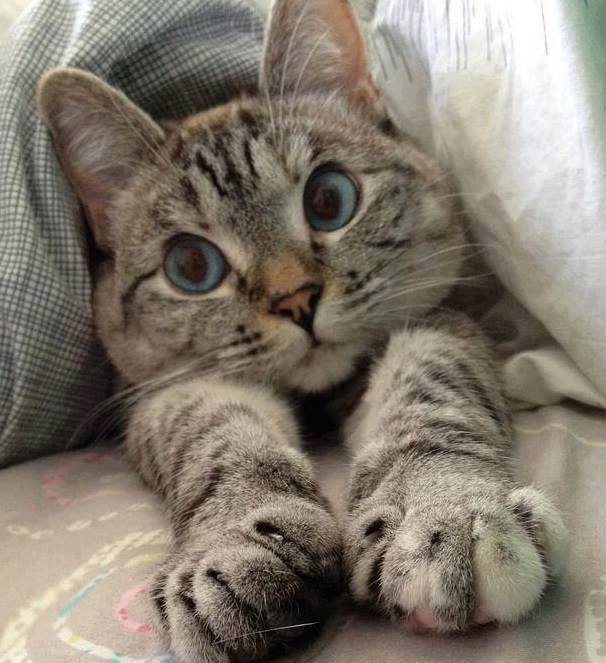
#> input picture hw2/image.jpg, 606 x 663 px
$ jupyter execute hw2.ipynb
#> lines starting #> are read from the running program, lines starting #| are printed output that depends on the picture
# Кластеризация
__Суммарное количество баллов: 10__

__Решение отправлять на `ml.course.practice@gmail.com`__

__Тема письма: `[ML][MS][HW02] <ФИО>`, где вместо `<ФИО>` указаны фамилия и имя__

В этом домашнем задании предлагается реализовать три различных метода кластеризации, понять, в каких случаях стоит применять те или иные методы, а так же применить один из алгоритмов к задаче уменьшения цветности изображения.

[cell 1]
from sklearn.neighbors import KDTree
from sklearn.datasets import make_blobs, make_moons, make_swiss_roll
import numpy as np
import random
import matplotlib.pyplot as plt
import matplotlib
import copy
import cv2
from collections import deque
from typing import NoReturn

[cell 2]
def visualize_clasters(X, labels):
    unique_labels = np.unique(labels)
    unique_colors = np.random.random((len(unique_labels), 3))
    colors = [unique_colors[l] for l in labels]
    plt.figure(figsize=(9, 9))
    plt.scatter(X[:, 0], X[:, 1], c=colors)
    plt.show()
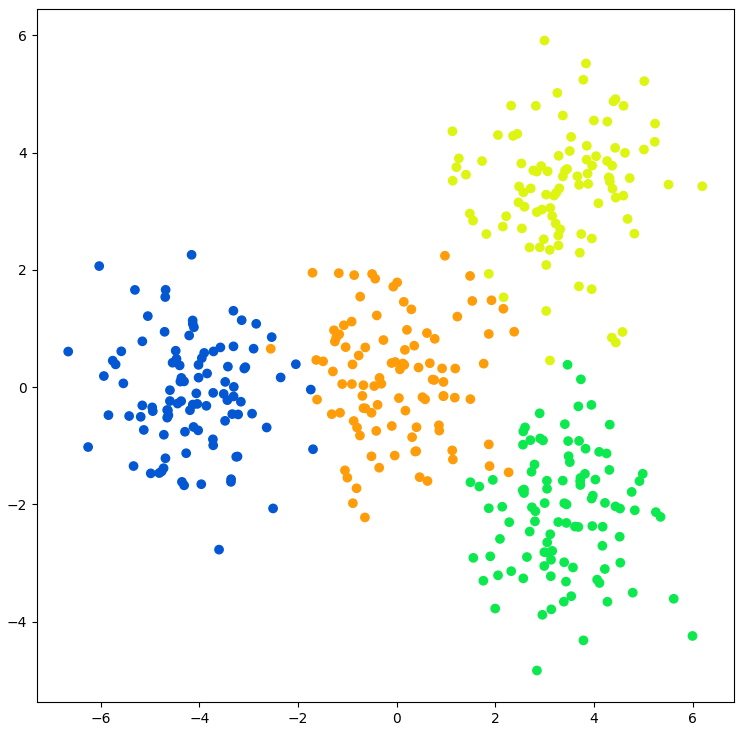
#> figure drawn by matplotlib, 1 panel

# [12 lines left out: function clusters_statistics, not called in this run]

Генерируем два синтетических набора данных для кластеризации. Далее будем тестировать наши алгоритмы на них.

[cell 3]
X_1, true_labels = make_blobs(400, 2, centers=[[0, 0], [-4, 0], [3.5, 3.5], [3.5, -2.0]])
visualize_clasters(X_1, true_labels)
X_2, true_labels = make_moons(400, noise=0.075)
visualize_clasters(X_2, true_labels)
#> in visualize_clasters (call 2), `plt.show()`:
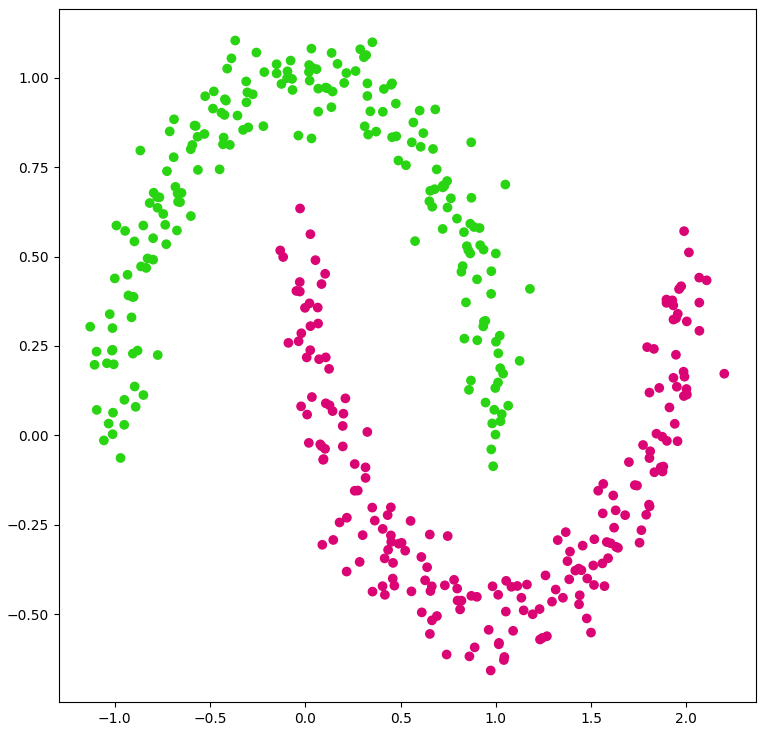
#> figure drawn by matplotlib, 1 panel

### Задание 1 (3 балла)
Первый метод, который предлагается реализовать - метод K средних.

#### Описание методов
`fit(X, y=None)` ищет и запоминает в `self.centroids` центроиды кластеров для набора данных.
`predict(X)` для каждого элемента из `X` возвращает номер кластера, к которому относится данный элемент.

#### Инициализация кластеров
Есть несколько вариантов инициализации кластеров. Нужно реализовать их все:
1. `random` - центроиды кластеров являются случайными точками
2. `sample` - центроиды кластеров выбираются случайно из набора данных
3. `k-means++` - центроиды кластеров инициализируются при помощи метода K-means++

__Не забудте реинициализировать пустые кластеры!__

[cell 4]
class KMeans:
    def __init__(self, n_clusters: int, init: str = "random",
                 max_iter: int = 300):
        """

        Parameters
        ----------
        n_clusters : int
            Число итоговых кластеров при кластеризации.
        init : str
            Способ инициализации кластеров. Один из трех вариантов:
            1. random --- центроиды кластеров являются случайными точками,
            2. sample --- центроиды кластеров выбираются случайно из  X,
            3. k-means++ --- центроиды кластеров инициализируются
                при помощи метода K-means++.
        max_iter : int
            Максимальное число итераций для kmeans.

        """

        self.n_clusters = n_clusters
        self.init = init
        self.max_iter = max_iter
        self.centroids = None
        self.prev_centroids = None

    def _init_centroids(self, k, reinit=False):
#> called with k = 4, reinit = False
        n = self.X.shape[0]

        if self.init == 'random':
            x_min = np.min(self.X, axis=0)
            x_max = np.max(self.X, axis=0)
            centroids = np.random.uniform(x_min, x_max, size=(k, self.X.shape[1]))

        elif self.init == 'sample':
            ind = np.random.choice(n, k)
            centroids = self.X[ind]

        elif self.init == 'k-means++':

            if reinit:
                m = self.distances[n, self.cur_clusters]
                m_sq = (m ** 2) / np.sum(m ** 2)
                centroids = np.random.choice(n, size=1, p = m_sq)

            else:
                first_centroid = np.random.choice(n, size=1)
                centroids = np.array(self.X[first_centroid])
                m = np.full(n, np.inf)

                for i in range(k - 1):
                    dist = np.linalg.norm(self.X - centroids[i], axis=1)

                    m = np.min((m, dist), axis=0)
                    m_sq = (m ** 2) / np.sum(m ** 2)

                    new_centroid = np.random.choice(n, size=1, p = m_sq)
                    centroids = np.vstack([centroids, self.X[new_centroid]])

        else:
            raise ValueError('Incorrect method for centroids initialization')

        return centroids


    def fit(self, X: np.array, y = None) -> NoReturn:
        """
        Ищет и запоминает в self.centroids центроиды кластеров для X.

        Parameters
        ----------
        X : np.array
            Набор данных, который необходимо кластеризовать.
        y : Ignored
            Не используемый параметр, аналогично sklearn
            (в sklearn считается, что все функции fit обязаны принимать
            параметры X и y, даже если y не используется).

        """
        self.X = X.copy()
        n = self.X.shape[0]
        self.cur_clusters = np.zeros(n)
        self.distances = np.zeros(shape=(self.n_clusters, n))
        self.centroids = self._init_centroids(k=self.n_clusters)

        for i in range(self.max_iter):

            for cluster in range(self.n_clusters):
                centroid = self.centroids[cluster]

                #  recalc distances
                self.distances[cluster] = np.linalg.norm(self.X - centroid, axis=1)

            #  choose nearest centroid
            self.cur_clusters = np.argmin(self.distances, axis=0)

            used = np.unique(self.cur_clusters)
            diff = np.setdiff1d(np.arange(self.n_clusters), used)

            #  reinitialize centroids
            for i in diff:
                self.centroids[i] = self._init_centroids(k=1, reinit=True)

            #  recalc centroids
            for cluster in range(self.n_clusters):
                xs = self.X[self.cur_clusters == cluster]
                if xs.shape[0]:
                    self.centroids[cluster] = np.array(np.mean(xs, axis=0))


    def predict(self, X: np.array) -> np.array:
        """
        Для каждого элемента из X возвращает номер кластера,
        к которому относится данный элемент.

        Parameters
        ----------
        X : np.array
            Набор данных, для элементов которого находятся ближайшие кластера.

        Return
        ------
        labels : np.array
            Вектор индексов ближайших кластеров
            (по одному индексу для каждого элемента из X).

        """

        pred_clusters = np.zeros(X.shape[0])

        for i, x in enumerate(X):
            nearest = np.argmin(np.linalg.norm(self.centroids - x, axis=1))
            pred_clusters[i] = nearest

        return pred_clusters.astype('int')

Протестируйте алгоритм на синтетических данных. При необходимости подберите гиперпараметры для достижения лучшего качества кластеризации.

[cell 5]
kmeans = KMeans(n_clusters=4, init='k-means++', max_iter=1000)
kmeans.fit(X_1)
labels = kmeans.predict(X_1)
visualize_clasters(X_1, labels)
#> in visualize_clasters (call 3), `plt.show()`:
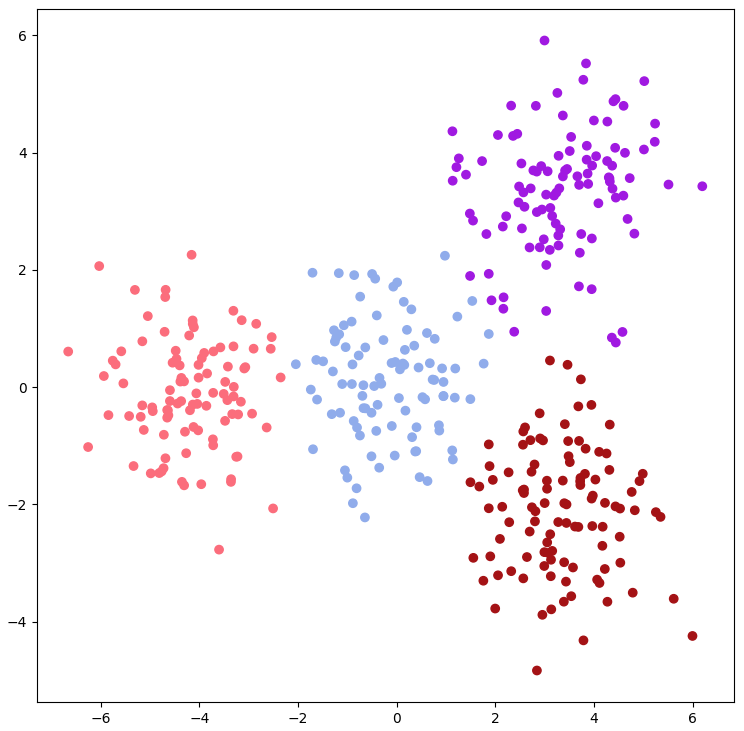
#> figure drawn by matplotlib, 1 panel

kmeans = KMeans(n_clusters=2, init='k-means++')
kmeans.fit(X_2)
labels = kmeans.predict(X_2)
visualize_clasters(X_2, labels)
#> in visualize_clasters (call 4), `plt.show()`:
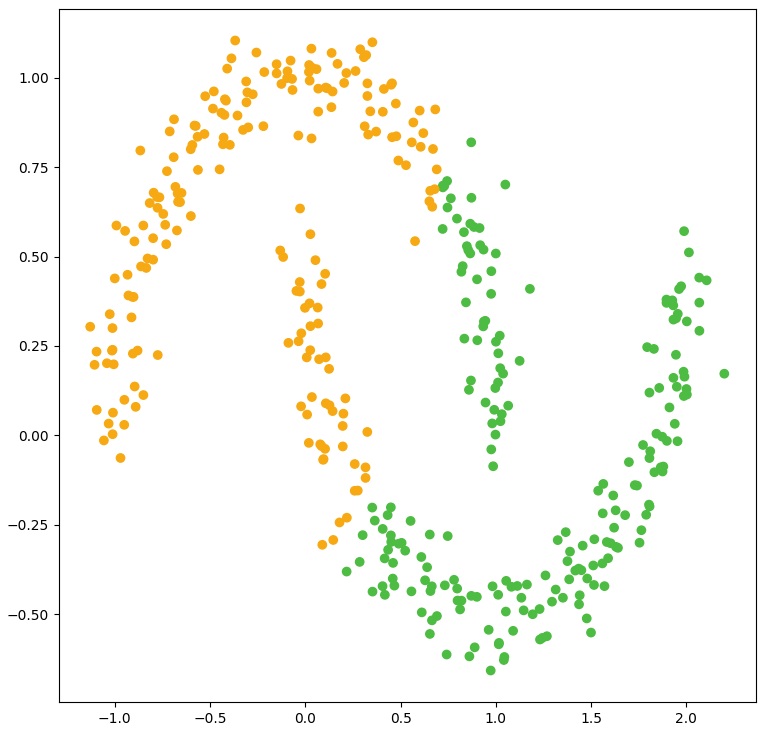
#> figure drawn by matplotlib, 1 panel

### Задание 2 (2 балла)
В отличии от K-means, DBScan не позволяет задать количество кластеров, на которое будут разбиты данные. Руководствуясь геометрической интерпретацией, он позволяет выделять кластеры более сложной формы.

#### Описание методов
`fit_predict(X, y=None)` для каждого элемента `X` возвращает метку кластера, к которому он относится.

#### Возможные метрики
* `euclidean`
* `manhattan`
* `chebyshev`

__Для быстрого поиска соседей используйте `sklearn.neighbors.KDTree`__

[cell 6]
class DBScan:
    def __init__(self, eps: float = 0.5, min_samples: int = 5,
                 leaf_size: int = 40, metric: str = "euclidean"):
        """

        Parameters
        ----------
        eps : float, min_samples : int
            Параметры для определения core samples.
            Core samples --- элементы, у которых в eps-окрестности есть
            хотя бы min_samples других точек.
        metric : str
            Метрика, используемая для вычисления расстояния между двумя точками.
            Один из трех вариантов:
            1. euclidean
            2. manhattan
            3. chebyshev
        leaf_size : int
            Минимальный размер листа для KDTree.

        """
        self.eps = eps
        self.leaf_size = leaf_size
        self.min_samples = min_samples
        self.metric = metric


    def fit_predict(self, X: np.array, y = None) -> np.array:
        """
        Кластеризует элементы из X,
        для каждого возвращает индекс соотв. кластера.
        Parameters
        ----------
        X : np.array
            Набор данных, который необходимо кластеризовать.
        y : Ignored
            Не используемый параметр, аналогично sklearn
            (в sklearn считается, что все функции fit_predict обязаны принимать
            параметры X и y, даже если y не используется).
        Return
        ------
        labels : np.array
            Вектор индексов кластеров
            (Для каждой точки из X индекс соотв. кластера).

        """
        tree = KDTree(X, leaf_size=self.leaf_size, metric=self.metric)
        adjacency = tree.query_radius(X, r=self.eps)
        outliers = np.array([])
        n = X.shape[0]
        core_samples = np.full(n, False)

        clusters = np.full(n, np.inf)
        color = 0

        for el in range(n):

            if clusters[el] != np.inf:
                continue

            if adjacency[el].shape[0] < self.min_samples:
                clusters[el] = -1
                continue

            queue = deque()
            queue.appendleft(el)
            clusters[el] = color

            while queue:
                point = queue.pop()
                for neigh in adjacency[point]:
                    if clusters[neigh] == np.inf:
                        clusters[neigh] = color
                        if adjacency[neigh].shape[0] < self.min_samples:
                            continue
                        queue.appendleft(neigh)
            color += 1


        repl = np.max(clusters[clusters!=-1]) + 1
        clusters = np.where(clusters == -1, repl, clusters).astype('int')

        return clusters

[cell 7]
dbscan = DBScan(eps=0.6, min_samples=7, metric='manhattan')
labels = dbscan.fit_predict(X_1)
visualize_clasters(X_1, labels)
#> in visualize_clasters (call 5), `plt.show()`:
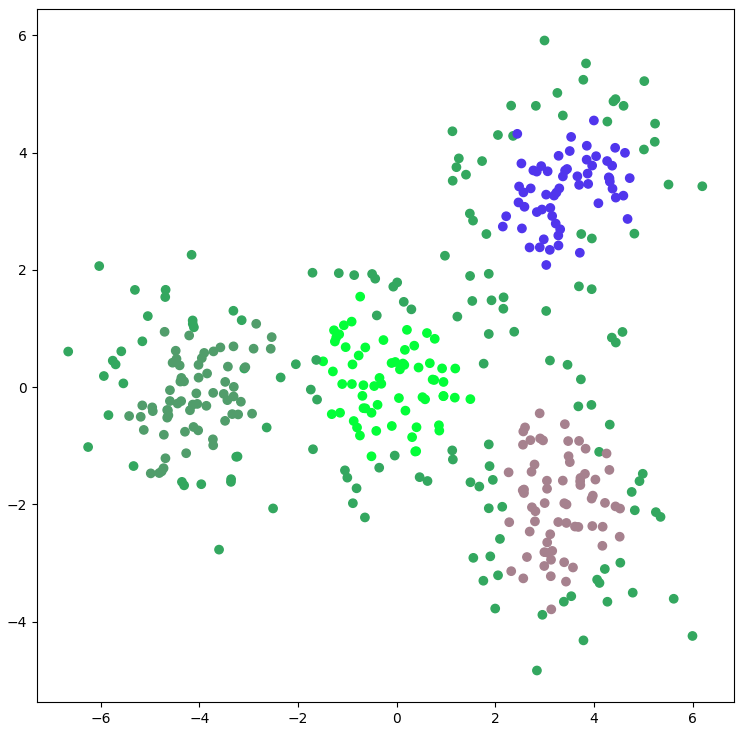
#> figure drawn by matplotlib, 1 panel

dbscan = DBScan(eps=0.2)
labels = dbscan.fit_predict(X_2)
visualize_clasters(X_2, labels)
#> in visualize_clasters (call 6), `plt.show()`:
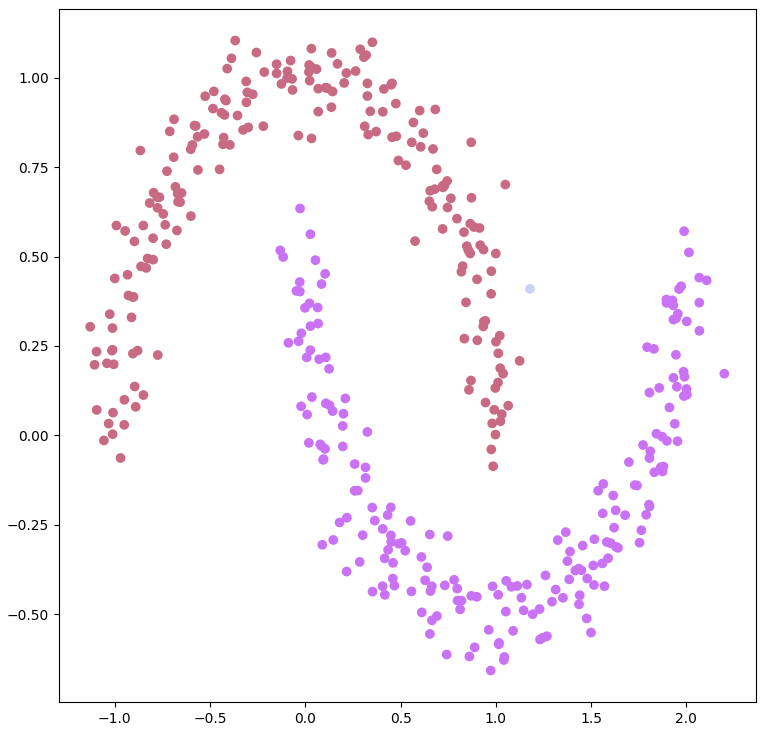
#> figure drawn by matplotlib, 1 panel

### Задание 3 (3 балла)
Идея AgglomerativeClustering заключается в том, чтобы итеративно объединять кластеры с наименьшим расстоянием между ними. Данный метод обладает высокой вычислительной сложностью, поэтому применим только для относительно небольших наборов данных.

#### Описание методов
`fit_predict(X, y=None)` для каждого элемента `X` возвращает метку кластера, к которому он относится.

#### Linkage-функции
__Linkage__ - это способ, которым будет рассчитываться расстояние между кластерами. Предлагается реализовать три варианта такой функции:
1. `average` - расстояние рассчитывается как среднее расстояние между всеми парами точек, где одна принадлежит первому кластеру, а другая - второму.
2. `single` - расстояние рассчитывается как минимальное из расстояний между всеми парами точек, где одна принадлежит первому кластеру, а другая - второму.
2. `complete` - расстояние рассчитывается как максимальное из расстояний между всеми парами точек, где одна принадлежит первому кластеру, а другая - второму.

[cell 8]
class AgglomertiveClustering:
    def __init__(self, n_clusters: int = 16, linkage: str = "average"):
        """

        Parameters
        ----------
        n_clusters : int
            Количество кластеров, которые необходимо найти (то есть, кластеры
            итеративно объединяются, пока их не станет n_clusters)
        linkage : str
            Способ для расчета расстояния между кластерами. Один из 3 вариантов:
            1. average --- среднее расстояние между всеми парами точек,
               где одна принадлежит первому кластеру, а другая - второму.
            2. single --- минимальное из расстояний между всеми парами точек,
               где одна принадлежит первому кластеру, а другая - второму.
            3. complete --- максимальное из расстояний между всеми парами точек,
               где одна принадлежит первому кластеру, а другая - второму.
        """
        self.n_clusters = n_clusters
        self.linkage = linkage


    def _recalc_dist(self, clust1, clust2, n1=None, n2=None):
        if self.linkage == 'average':
            clust1 = clust1 * n1
            clust2 = clust2 * n2
            return np.where(clust1==np.inf, np.inf, np.where(clust2==np.inf, np.inf, (clust1 + clust2) / (n1 + n2)))

        elif self.linkage == 'single':
            return np.where(clust1==np.inf, np.inf, np.where(clust2==np.inf, np.inf, np.min((clust1, clust2), axis=0)))

        elif self.linkage == 'complete':
            return np.where(clust1==np.inf, np.inf, np.where(clust2==np.inf, np.inf, np.max((clust1, clust2), axis=0)))

        raise ValueError('Incorrect linkage')


    def fit_predict(self, X: np.array, y = None) -> np.array:
        """
        Кластеризует элементы из X,
        для каждого возвращает индекс соотв. кластера.
        Parameters
        ----------
        X : np.array
            Набор данных, который необходимо кластеризовать.
        y : Ignored
            Не используемый параметр, аналогично sklearn
            (в sklearn считается, что все функции fit_predict обязаны принимать
            параметры X и y, даже если y не используется).
        Return
        ------
        labels : np.array
            Вектор индексов кластеров
            (Для каждой точки из X индекс соотв. кластера).

        """

        n = X.shape[0]
        distances = np.zeros((n, n))

        for i, point in enumerate(X):
            distances[:,i] = distances[i,:] = np.linalg.norm(X - point, axis=1)
            distances[i,i] = np.inf

        clusters = [[i] for i in range(n)]

        for _ in range(n - self.n_clusters):

            ind = np.unravel_index(distances.argmin(), distances.shape)
            min_i, min_j = ind[0], ind[1]

            cl1, cl2 = len(clusters[min_i]), len(clusters[min_j])
            clusters[min_i] = clusters[min_i] + clusters[min_j]
            clusters.pop(min_j)

            dist = self._recalc_dist(distances[min_i, :], distances[min_j, :], n1=cl1, n2=cl2)
            distances[min_i, :] = dist
            distances[:, min_i] = dist

            distances = np.delete(distances, min_j, axis=1)
            distances = np.delete(distances, min_j, axis=0)

        color = 0
        colors = np.zeros(n, dtype=int)
        for cl in clusters:
            for el in cl:
                colors[el] = color
            color += 1

        return colors

Протестируйте алгоритм на синтетических данных. При необходимости подберите гиперпараметры для достижения лучшего качества кластеризации.

[cell 9]
agg_clustering = AgglomertiveClustering(n_clusters=4, linkage='complete')
labels = agg_clustering.fit_predict(X_1)
visualize_clasters(X_1, labels)
#> in visualize_clasters (call 7), `plt.show()`:
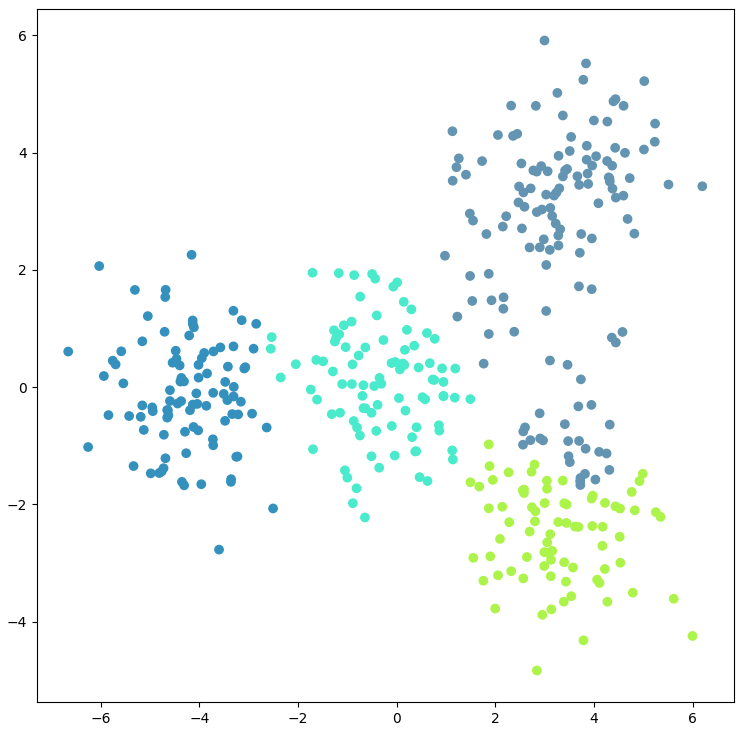
#> figure drawn by matplotlib, 1 panel

agg_clustering = AgglomertiveClustering(n_clusters=2, linkage='single')
labels = agg_clustering.fit_predict(X_2)
visualize_clasters(X_2, labels)

### Задание 4 (1 балл)
Реализуйте методы считывания и записи изображения при помощи библиотеки OpenCV.

#### Описание методов
`read_image(path)` читает изображение и возвращает его в виде трехмерного numpy массива размера `(N, M, C)`, где `N` и `M` - размеры изображения, а `C` - количество цветов (3 для обычного изображения)
`save_image(image, path)` сохраняет изображение.

__Учтите, что `cv2.imread` считывает изображение в цветовой схеме BGR. После считывания необходимо перевести его в RGB и нормализовать__

[cell 10]
def read_image(path: str) -> np.array:
    """
    Читает изображение.

    Parameters
    ----------
    path : str
        Путь к изображению.

    Return
    ------
    image : np.array
        Трехмерный массив размера (N, M, C),
        где N и M - размеры изображения,
        а C - количество цветов (3 для обычного изображения).
    """
#> called with path = './image.jpg'
    image = cv2.imread(path)
#> image is the input picture: shape (663, 606, 3); mean B, G, R 109.2, 121.5, 130.1
    image = cv2.cvtColor(image, cv2.COLOR_BGR2RGB)
#> (the rest of the program and of its run is left out)
